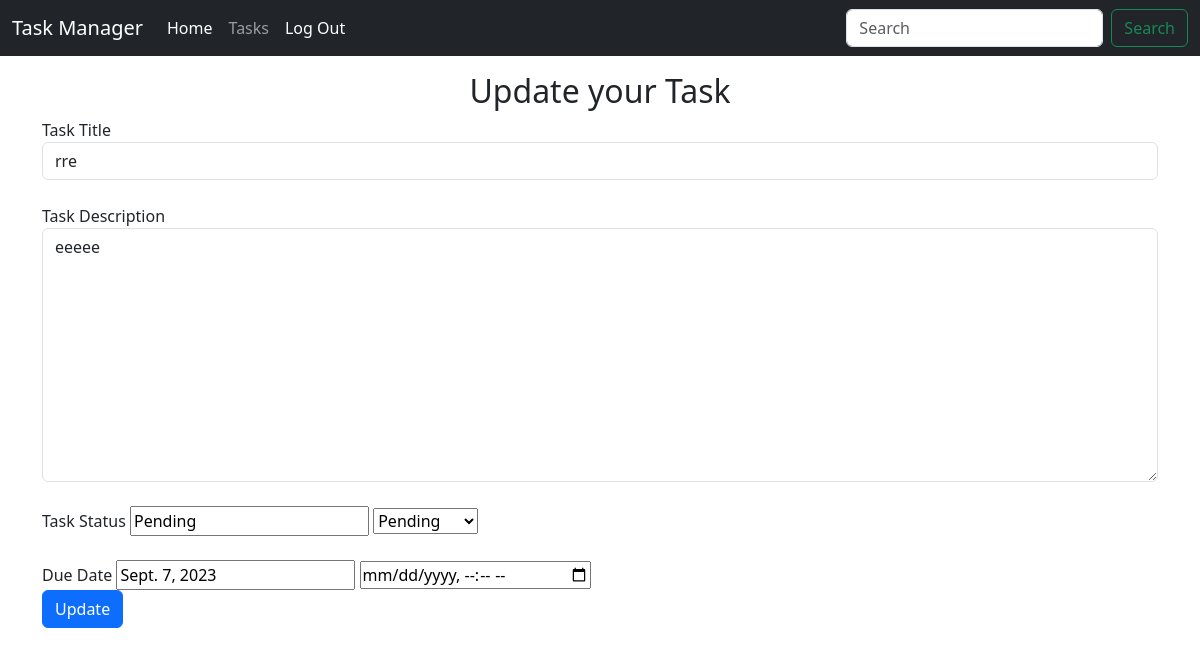
Screenshot of /update/6 (signed in) with the database file from the repository.
### home/models.py (models this page shows, shortened)
class Task(models.Model):
        id=models.AutoField(primary_key=True)
        taskTitle = models.CharField(max_length=30)
        taskDesc = models.TextField()
        date_field= models.DateField(null=True)
        time = models.DateField(auto_now_add=True)
        PENDING="Pending"
        COMPLETED="Completed"
        PROGRESS="Progress"
        STATUS=[
                (PENDING,'Pending'), (COMPLETED,'Completed'), (PROGRESS,'Progress')
        ]
        status=models.CharField(max_length=200, choices=STATUS, default=PENDING)

### home/views.py (the view, shortened to what this page needs)
# urls.py: path('update/<int:id>', views.update,name='update'),
@login_required(login_url='login')
def update(request,id):
    task = Task.objects.get(id=id)
    context={'id': task.id,'title': task.taskTitle, 'description': task.taskDesc, 'status':task.status,'date':task.date_field}
    print(context)
    return render(request,'update.html',context)

### templates/update.html (shortened to what this page needs)
<!doctype html>
<html lang="en">
  <head>
    <link href="https://cdn.jsdelivr.net/npm/bootstrap@5.3.1/dist/css/bootstrap.min.css" rel="stylesheet">
  </head>
  <body>
    <nav class="navbar navbar-expand-lg navbar-dark bg-dark">
        <div class="container-fluid">
          <a class="navbar-brand" href="/home">Task Manager</a>
          <div class="collapse navbar-collapse" id="navbarSupportedContent">
            <ul class="navbar-nav me-auto mb-2 mb-lg-0">
              <li class="nav-item">
                <a class="nav-link active" aria-current="page" href="/home">Home</a>
              </li>
              <li class="nav-item">
                <a class="nav-link" href="/tasks">Tasks</a>
              </li>
              <li class="nav-item">
                <a class="nav-link active" href="{% url 'logout' %}">Log Out</a>
              </li>
            </ul>
            <form class="d-flex" role="search">
              <input class="form-control me-2" type="search" placeholder="Search" aria-label="Search">
              <button class="btn btn-outline-success" type="submit">Search</button>
            </form>
          </div>
        </div>
      </nav>
      <div class="container my-3">
        <h2 class="text-center"> Update your Task</h2>
        <form action="/update/{{id}}" method="POST">
            <div class="form-group">
              <label for="title">Task Title</label>
              <input type="text" class="form-control" value="{{title}}"id="title"  name="title">
            </div>
            <br>
            <div class="form-group">
              <label for="desc">Task Description</label>
              <textarea class="form-control" name="desc" id="desc" cols="30" rows="10">{{description}} </textarea>
            </div>
            <br>
            <div class="form-group">
              <label for="status">Task Status</label>
              <input  cols="30" rows="10"value="{{status}}">
              <select  cols="30" rows="10"name="status" id="status" >
                <option value="Pending">Pending</option>
              </select>
            </div>
            <br>
            <div class="form-group">
              <label for="date">Due Date</label>
              <input   value="{{date}}"  cols="30" rows="10">
              <input type="datetime-local" value="{{task.date_field|date:'Y-m-d'}}"   name="date"   clos="30" rows="10" >
            </div>
            <button type="submit" class="btn btn-primary">Update</button>
          </form>
      </div>
  </body>
</html>

### rows the page displays
Task: title "rre", desc "eeeee", date_field "Sept. 7, 2023"
